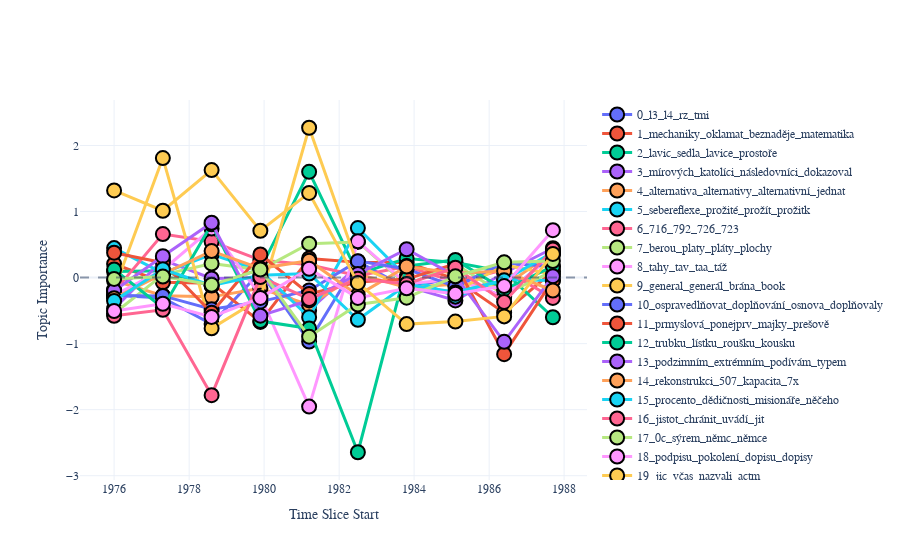

The notebook cell this image was saved under:
### Code cell
model_s3.plot_topics_over_time()

### Figure 1 — Plotly figure (JSON) as saved in the notebook; plotly's stock layout.template omitted (floating-point values rounded to 4 significant figures)
{"data": [{"hovertemplate": "<b>%{text}</b>", "line": {"width": 3}, "marker": {"line": {"color": "black", "width": 2}, "size": 14}, "mode": "markers+lines", "name": "0_l3_l4_rz_tmi", "text": ["účinky, hudeček, hudbě, trampoty, účinný, tehdy", "pustil, nešťastná, pevné, pevně, etd, příhodu", "<not present>", "har, potem, ind, pojatý, pojaty, ew", "<not present>", "sousoší, diví, vyndal, povídat, programy, dojemná", "lampičky, lampióny, gotický, jedinečnost, jedinečný, všeobecný", "cítíme, nco, 1q, auszuge, auszüge, nechl", "povolen, povstali, archiváři, pořídit, spole, nenachází", "l4, ls, l3, lx, l2, lr"], "type": "scatter", "x": ["1976-01-01T00:00:00", "1977-04-19T21:36:00", "1978-08-07T19:12:00", "1979-11-25T16:48:00", "1981-03-14T14:24:00", "1982-07-02T13:00:00", "1983-10-20T09:36:00", "1985-02-06T07:12:00", "1986-05-27T05:48:00", "1987-09-14T03:24:00"], "y": [-0.2686, -0.3094, -0.704, 0.08751, -0.9677, 0.2434, -0.161, 0.00862, -0.2956, 0.3743]}, {"hovertemplate": "<b>%{text}</b>", "line": {"width": 3}, "marker": {"line": {"color": "black", "width": 2}, "size": 14}, "mode": "markers+lines", "name": "1_mechaniky_oklamat_beznaděje_matematika", "text": ["kameru, internacionální, propuštěni, propuštění, přeměně, rčení", "vytvoří, šestnáct, opatřen, nasnadě, interpretuje, nástěnné", "<not present>", "posuzoval, ukončeno, minutou, boa, 1929, cílm", "<not present>", "sousoší, povídat, varhany, dřevěných, vědeckých, neexistují", "přejal, zakladatelem, oslovují, nápoj, oklamat, zakladatel", "podstatnou, pomocnou, dlouhodobá, poslouchala, pominula, lidu", "dus, oil, spolehlivost, diskutér, kompetenci, nesplnil", "bednářovou, vápnem, ideálu, okrajovou, převratu, momentu"], "type": "scatter", "x": ["1976-01-01T00:00:00", "1977-04-19T21:36:00", "1978-08-07T19:12:00", "1979-11-25T16:48:00", "1981-03-14T14:24:00", "1982-07-02T13:00:00", "1983-10-20T09:36:00", "1985-02-06T07:12:00", "1986-05-27T05:48:00", "1987-09-14T03:24:00"], "y": [0.2053, -0.07099, -0.08721, -0.6707, 0.2885, 0.2318, 0.227, -0.02352, -0.5308, 0.09442]}, {"hovertemplate": "<b>%{text}</b>", "line": {"width": 3}, "marker": {"line": {"color": "black", "width": 2}, "size": 14}, "mode": "markers+lines", "name": "2_lavic_sedla_lavice_prostoře", "text": ["poschodí, potence, hloubku, hloubka, kláry, ice", "dilema, filozofie, následovaly, šepot, úmyslně, úmyslné", "<not present>", "sama, samá, vynořila, radil, sdělení, vynořil", "<not present>", "lete, leté, létě, gerhard, intuitivní, draz", "hanou, chá, cha, tobě, interpretační, loa", "plášti, dopustil, docela, fialou, vedoucími, definovat", "jsc, mluvíme, nástroje, prezentaci, doletu, nástrojem", "ciziny, krosny, cizince, svržení, čínou, neúprosný"], "type": "scatter", "x": ["1976-01-01T00:00:00", "1977-04-19T21:36:00", "1978-08-07T19:12:00", "1979-11-25T16:48:00", "1981-03-14T14:24:00", "1982-07-02T13:00:00", "1983-10-20T09:36:00", "1985-02-06T07:12:00", "1986-05-27T05:48:00", "1987-09-14T03:24:00"], "y": [0.0908, 0.1027, -0.1249, 0.129, 1.601, 0.05386, 0.2898, 0.2277, 0.09038, -0.6012]}, {"hovertemplate": "<b>%{text}</b>", "line": {"width": 3}, "marker": {"line": {"color": "black", "width": 2}, "size": 14}, "mode": "markers+lines", "name": "3_mírových_katolíci_následovníci_dokazoval", "text": ["nasadil, uděluji, nasadí, obrana, uděluje, om", "ovše, citoval, básníkovi, lzeli, duchovní, duchovni", "<not present>", "vlo, slohem, vyvine, shry, stvo, mř", "<not present>", "napříště, následné, loutkových, nacházíme, spravedlivých, lete", "ec, otom, jednotlivc, cenami, otce, otče", "nával, nečtou, lake, maršál, emoční, edition", "vařené, nadcházející, potoka, pvodnosti, sestavování, fotografování", "mírových, užívání, mírovými, prožívání, provozování, dokazování"], "type": "scatter", "x": ["1976-01-01T00:00:00", "1977-04-19T21:36:00", "1978-08-07T19:12:00", "1979-11-25T16:48:00", "1981-03-14T14:24:00", "1982-07-02T13:00:00", "1983-10-20T09:36:00", "1985-02-06T07:12:00", "1986-05-27T05:48:00", "1987-09-14T03:24:00"], "y": [-0.4709, 0.2678, -0.01289, -0.008026, -0.498, 0.1781, -0.1291, -0.3462, 0.06884, 0.4444]}, {"hovertemplate": "<b>%{text}</b>", "line": {"width": 3}, "marker": {"line": {"color": "black", "width": 2}, "size": 14}, "mode": "markers+lines", "name": "4_alternativa_alternativy_alternativní_jednat", "text": ["lpí, vyložit, předmluvě, plod, časopise, psobivá", "mizení, svěřuje, stočila, stylizované, sportovci, ustálené", "<not present>", "geometrické, publicisty, propuštěn, 1867, 1865, kultuře", "<not present>", "sousoší, programy, vyndal, diví, jiráska, křesťany", "předškolního, evo, hospodářském, horské, lano, tvo", "pomckami, 350, dcerou, látkami, ekumenické, rukama", "vyplňuje, tvoříme, zející, rozhovoru, zeširoka, tvořit", "alternativa, minula, minulá, alternativy, kritice, alternativní"], "type": "scatter", "x": ["1976-01-01T00:00:00", "1977-04-19T21:36:00", "1978-08-07T19:12:00", "1979-11-25T16:48:00", "1981-03-14T14:24:00", "1982-07-02T13:00:00", "1983-10-20T09:36:00", "1985-02-06T07:12:00", "1986-05-27T05:48:00", "1987-09-14T03:24:00"], "y": [-0.04424, -0.2753, -0.2922, -0.1632, -0.4155, 0.05239, -0.151, -0.1014, -0.1305, 0.3823]}, {"hovertemplate": "<b>%{text}</b>", "line": {"width": 3}, "marker": {"line": {"color": "black", "width": 2}, "size": 14}, "mode": "markers+lines", "name": "5_sebereflexe_prožité_prožít_prožitk", "text": ["vcítění, rezidua, kami, lhal, soucítění, sáli", "cu, sami, nabídl, přísahat, hrdi, ples", "<not present>", "popisuji, popisují, nezúčastnil, usilují, studuje, ického", "<not present>", "sousoší, realizován, vyndal, neexistují, varhany, chytrá", "natož, 855, kompromis, bombami, přeložit, nastolení", "vyhlásily, vd, výška, vý, vnitra, vyhověl", "vyčítal, dovozu, čtvercové, odměna, ustavila, parametry", "osvícenci, přízeň, čtvrtině, čtvrtou, university, výška"], "type": "scatter", "x": ["1976-01-01T00:00:00", "1977-04-19T21:36:00", "1978-08-07T19:12:00", "1979-11-25T16:48:00", "1981-03-14T14:24:00", "1982-07-02T13:00:00", "1983-10-20T09:36:00", "1985-02-06T07:12:00", "1986-05-27T05:48:00", "1987-09-14T03:24:00"], "y": [0.4459, 0.068, 0.35, 0.1068, -0.6005, 0.7497, 0.008659, -0.2886, -0.02939, -0.0444]}, {"hovertemplate": "<b>%{text}</b>", "line": {"width": 3}, "marker": {"line": {"color": "black", "width": 2}, "size": 14}, "mode": "markers+lines", "name": "6_716_792_726_723", "text": ["japonc, distribuce, kostce, četba, kud, kost", "sebereflexe, narodit, náčrt, porcelánu, nihilismu, prsa", "<not present>", "repertoáru, 617, 292, umělec, 537, oval", "<not present>", "sousoší, varhany, realizován, širší, tl, hlubině", "tickou, radš, pestré, pestře, oá, oa", "světlejší, světlé, světle, světskou, červeným, nepomže", "manifestem, stručná, 424, acts, 21, ea", "nepovažuji, seská, nepokoje, nejedná, nemají, svádějí"], "type": "scatter", "x": ["1976-01-01T00:00:00", "1977-04-19T21:36:00", "1978-08-07T19:12:00", "1979-11-25T16:48:00", "1981-03-14T14:24:00", "1982-07-02T13:00:00", "1983-10-20T09:36:00", "1985-02-06T07:12:00", "1986-05-27T05:48:00", "1987-09-14T03:24:00"], "y": [-0.213, 0.6588, 0.5459, 0.2655, 0.1943, 0.02858, 0.1687, -0.06688, 0.1164, -0.3082]}, {"hovertemplate": "<b>%{text}</b>", "line": {"width": 3}, "marker": {"line": {"color": "black", "width": 2}, "size": 14}, "mode": "markers+lines", "name": "7_berou_platy_pláty_plochy", "text": ["etapou, dialektice, podívala, polští, eros, mirkova", "693, 697, stech, steré, filosofie, úředních", "<not present>", "florencii, mmm, studeného, nehovoří, dovednost, dobrého", "<not present>", "vypadat, intuitivní, deník, čte, cte, prostředkem", "vyzařovat, chovají, ulehčením, výtvarníka, vynikajícími, poděkoval", "posel, austrálie, hyne, ukončil, asl, bl", "stávající, rybníka, nacházejí, nalezla, domnívají, překonávající", "ostrá, plnými, restauraci, restaurací, platnými, typologii"], "type": "scatter", "x": ["1976-01-01T00:00:00", "1977-04-19T21:36:00", "1978-08-07T19:12:00", "1979-11-25T16:48:00", "1981-03-14T14:24:00", "1982-07-02T13:00:00", "1983-10-20T09:36:00", "1985-02-06T07:12:00", "1986-05-27T05:48:00", "1987-09-14T03:24:00"], "y": [-0.5439, 0.04133, 0.2134, 0.1172, 0.5127, 0.5393, -0.1125, 0.2027, -0.2582, 0.09613]}, {"hovertemplate": "<b>%{text}</b>", "line": {"width": 3}, "marker": {"line": {"color": "black", "width": 2}, "size": 14}, "mode": "markers+lines", "name": "8_tahy_tav_taa_táž", "text": ["souboru, veličiny, termíny, soubor, abych, miloval", "hrozící, hodlám, oýt, invence, přirovnat, přísahu", "<not present>", "přerušil, přerušit, rodič, shrnutí, obdoby, doc", "<not present>", "vypadat, napříště, čte, cte, hasí, lete", "obsadit, překládání, předání, snídaní, snídani, nejchudší", "hříčka, hlupáci, sbírce, hrdostí, hrdosti, popisující", "ření, ušlechtilá, soulad, zmírnil, chytřejší, špičky", "výtisk, výtisku, dotyk, tatínek, stiskl, táž"], "type": "scatter", "x": ["1976-01-01T00:00:00", "1977-04-19T21:36:00", "1978-08-07T19:12:00", "1979-11-25T16:48:00", "1981-03-14T14:24:00", "1982-07-02T13:00:00", "1983-10-20T09:36:00", "1985-02-06T07:12:00", "1986-05-27T05:48:00", "1987-09-14T03:24:00"], "y": [-0.2698, 0.116, 0.7429, -0.2739, -1.954, 0.5491, -0.09366, -0.02439, -0.2853, 0.3471]}, {"hovertemplate": "<b>%{text}</b>", "line": {"width": 3}, "marker": {"line": {"color": "black", "width": 2}, "size": 14}, "mode": "markers+lines", "name": "9_general_generál_brána_book", "text": ["podporují, registrace, místopředseda, perspektivě, podpořit, vypravěčem", "cross, slavném, nepostradatelný, dans, dem, dém", "<not present>", "procesem, bavíc, vášněmi, lavičce, jmenovala, imm", "<not present>", "vypadat, loutkových, následné, skrýval, vzniku, upřesnit", "organizační, určuje, maturitě, uklidňuje, podnítit, stojícího", "ulička, nepochybuje, pustila, malými, zanechává, dobrou", "rozměry, amatérských, rostliny, obdivuhodně, obdivuhodné, zhlédl", "chaotickou, rameno, návrhem, bohem, návrh, gordon"], "type": "scatter", "x": ["1976-01-01T00:00:00", "1977-04-19T21:36:00", "1978-08-07T19:12:00", "1979-11-25T16:48:00", "1981-03-14T14:24:00", "1982-07-02T13:00:00", "1983-10-20T09:36:00", "1985-02-06T07:12:00", "1986-05-27T05:48:00", "1987-09-14T03:24:00"], "y": [-0.1849, 1.809, -0.7684, -0.3166, 2.268, 0.1803, -0.1504, -0.2128, 0.1915, 0.04871]}, {"hovertemplate": "<b>%{text}</b>", "line": {"width": 3}, "marker": {"line": {"color": "black", "width": 2}, "size": 14}, "mode": "markers+lines", "name": "10_ospravedlňovat_doplňování_osnova_doplňovaly", "text": ["podie, dobového, okamžitý, hracích, protireformace, podobách", "vypravěčem, výhrad, pracovny, měsícem, pravidlm, energie", "<not present>", "konkrétnímu, volka, spoluobčany, liry, nalé, oddělené", "<not present>", "loutkových, gerhard, intuitivní, raněných, drive, dříve", "ospravedlňovat, fascinovat, definovat, seriálu, stačil, osnova", "pokladech, příklady, příkladech, přátelských, mraveniště, pokládali", "přestavba, umožňovala, vzniklou, nižboru, přestavbu, běda", "ospravedlňovat, objasňovat, objasňování, seriálem, planetě, doplňoval"], "type": "scatter", "x": ["1976-01-01T00:00:00", "1977-04-19T21:36:00", "1978-08-07T19:12:00", "1979-11-25T16:48:00", "1981-03-14T14:24:00", "1982-07-02T13:00:00", "1983-10-20T09:36:00", "1985-02-06T07:12:00", "1986-05-27T05:48:00", "1987-09-14T03:24:00"], "y": [-0.2706, -0.2779, -0.4793, -0.3645, -0.1946, 0.2489, 0.1288, -0.1358, 0.2243, 0.1635]}, {"hovertemplate": "<b>%{text}</b>", "line": {"width": 3}, "marker": {"line": {"color": "black", "width": 2}, "size": 14}, "mode": "markers+lines", "name": "11_prmyslová_ponejprv_majky_prešově", "text": ["šťastným, překročí, vrozená, překročil, oblastech, překročit", "řídil, úřadech, ukazující, předsedy, 1c, dopracoval", "<not present>", "značného, problematikou, chee, poznamenáno, požitky, takte", "<not present>", "vypadat, skrýval, 1114, prezident, ospravedlněním, zrna", "umělecké, uměleckému, nesetkali, hostitelka, děláš, éře", "rozšířeno, třese, trest, kosmologii, trestem, kroměříž", "ekumenické, 0o, popisoval, přímému, soudm, problémm", "emancipace, otázku, otřesná, vedoucímu, obléká, evangelium"], "type": "scatter", "x": ["1976-01-01T00:00:00", "1977-04-19T21:36:00", "1978-08-07T19:12:00", "1979-11-25T16:48:00", "1981-03-14T14:24:00", "1982-07-02T13:00:00", "1983-10-20T09:36:00", "1985-02-06T07:12:00", "1986-05-27T05:48:00", "1987-09-14T03:24:00"], "y": [0.3765, 0.2253, -0.5331, 0.3498, -0.2477, -0.06878, -0.02295, 0.2096, -1.16, -0.03909]}, {"hovertemplate": "<b>%{text}</b>", "line": {"width": 3}, "marker": {"line": {"color": "black", "width": 2}, "size": 14}, "mode": "markers+lines", "name": "12_trubku_lístku_roušku_kousku", "text": ["čtvrt, etických, vytvořených, rznorodých, roee, 188", "mělo, melo, utrpením, čistotu, elementy, uniformě", "<not present>", "přidali, pasti, inspiraci, inspirací, paži, paží", "<not present>", "napříště, intuitivní, hasí, ospravedlněním, následné, draz", "rozsudku, kanceláře, kancelář, rybníky, biskupem, počátku", "chronologicky, centrum, afrických, diskusích, chronologické, chronologickém", "texty, pomocí, pomoci, obohatí, debaty, měníme", "tvářích, tvj, dstojného, tvořilo, tvého, bytostnému"], "type": "scatter", "x": ["1976-01-01T00:00:00", "1977-04-19T21:36:00", "1978-08-07T19:12:00", "1979-11-25T16:48:00", "1981-03-14T14:24:00", "1982-07-02T13:00:00", "1983-10-20T09:36:00", "1985-02-06T07:12:00", "1986-05-27T05:48:00", "1987-09-14T03:24:00"], "y": [0.123, -0.4563, 0.807, -0.659, -0.7701, -2.644, 0.1734, 0.2677, -0.1825, 0.1699]}, {"hovertemplate": "<b>%{text}</b>", "line": {"width": 3}, "marker": {"line": {"color": "black", "width": 2}, "size": 14}, "mode": "markers+lines", "name": "13_podzimním_extrémním_podívám_typem", "text": ["rezignoval, lepí, podpisové, hlasatele, prostotou, spisech", "rých, jakápak, argumenty, naplnění, předs, vyprávět", "<not present>", "jednoduchého, krotké, jednoduché, kádrových, hodnotný, kriticismu", "<not present>", "intuitivní, loutkových, mmmi, následné, čte, cte", "násilným, podzimním, extrémním, janem, lovem, fromm", "reforem, popisem, divadelním, sborem, 1977, referátem", "170, jacka, horečka, jt, 401, řa", "směrm, předmětem, dialogem, vypadám, sm, popadl"], "type": "scatter", "x": ["1976-01-01T00:00:00", "1977-04-19T21:36:00", "1978-08-07T19:12:00", "1979-11-25T16:48:00", "1981-03-14T14:24:00", "1982-07-02T13:00:00", "1983-10-20T09:36:00", "1985-02-06T07:12:00", "1986-05-27T05:48:00", "1987-09-14T03:24:00"], "y": [-0.1991, 0.324, 0.8305, -0.5773, -0.3458, 0.05376, 0.4286, 0.02639, -0.973, 0.02108]}, {"hovertemplate": "<b>%{text}</b>", "line": {"width": 3}, "marker": {"line": {"color": "black", "width": 2}, "size": 14}, "mode": "markers+lines", "name": "14_rekonstrukci_507_kapacita_7x", "text": ["odpovědi, odpovědí, odpověděli, hmotných, předešlých, odsunout", "svatyně, masu, silnic, uvědomoval, kata, citování", "<not present>", "591, box, misionář, cítění, třináct, 599", "<not present>", "sousoší, varhany, širší, lásku, prezentuje, programy", "voní, perfektní, třídenní, řc, rc, koni", "identitu, orgánu, opěradlo, legalizaci, integrity, vedli", "tradičními, formulované, vyrábějí, nalézat, letu, létu", "ooo, oas, ovlivnil, odpo, óo, oo"], "type": "scatter", "x": ["1976-01-01T00:00:00", "1977-04-19T21:36:00", "1978-08-07T19:12:00", "1979-11-25T16:48:00", "1981-03-14T14:24:00", "1982-07-02T13:00:00", "1983-10-20T09:36:00", "1985-02-06T07:12:00", "1986-05-27T05:48:00", "1987-09-14T03:24:00"], "y": [-0.3118, 0.05374, 0.4006, 0.1382, 0.2558, -0.2662, 0.1672, 0.06598, 0.09919, -0.1955]}, {"hovertemplate": "<b>%{text}</b>", "line": {"width": 3}, "marker": {"line": {"color": "black", "width": 2}, "size": 14}, "mode": "markers+lines", "name": "15_procento_dědičnosti_misionáře_něčeho", "text": ["kamna, matěj, rezidua, kami, puškin, dogmatik", "108, užívali, diference, šílí, sílí, sili", "<not present>", "protestantismu, buřič, reproduktor, pivovar, generál, general", "<not present>", "napříště, mlhavé, falešných, 612, lednových, 1114", "dráty, misty, místy, okrajové, okrajově, nestará", "ukázale, dostatečná, ukazatele, gd, cietární, ukázat", "obočí, 2500, substancí, substanci, poučil, pomstě", "řečtí, entit, sousedících, revue, home, patron"], "type": "scatter", "x": ["1976-01-01T00:00:00", "1977-04-19T21:36:00", "1978-08-07T19:12:00", "1979-11-25T16:48:00", "1981-03-14T14:24:00", "1982-07-02T13:00:00", "1983-10-20T09:36:00", "1985-02-06T07:12:00", "1986-05-27T05:48:00", "1987-09-14T03:24:00"], "y": [-0.3529, 0.1249, -0.1205, 0.03649, 0.0613, -0.6389, -0.104, -0.2209, -0.04116, 0.3836]}, {"hovertemplate": "<b>%{text}</b>", "line": {"width": 3}, "marker": {"line": {"color": "black", "width": 2}, "size": 14}, "mode": "markers+lines", "name": "16_jistot_chránit_uvádí_jit", "text": ["okresním, peří, ostatním, humanitní, pera, pér", "přidávají, prsou, vystačit, registrace, organizacích, nemoc", "<not present>", "okolí, vyhlíží, chápané, tli, chtějíli, skrývají", "<not present>", "sousoší, tl, povídat, varhany, antisemitismu, přírodou", "pomohla, oddal, odděleny, chodíval, chodilo, chodidla", "jaderná, prchli, ref, hostiny, hostitelka, evangelium", "cestoval, kolíně, odpověň, dopravy, lno, léčit", "skýtá, čau, japonc, teta, uvádí, tradicemi"], "type": "scatter", "x": ["1976-01-01T00:00:00", "1977-04-19T21:36:00", "1978-08-07T19:12:00", "1979-11-25T16:48:00", "1981-03-14T14:24:00", "1982-07-02T13:00:00", "1983-10-20T09:36:00", "1985-02-06T07:12:00", "1986-05-27T05:48:00", "1987-09-14T03:24:00"], "y": [-0.5776, -0.4879, -1.781, 0.007022, -0.3229, -0.01936, -0.0961, 0.1502, -0.3689, 0.4263]}, {"hovertemplate": "<b>%{text}</b>", "line": {"width": 3}, "marker": {"line": {"color": "black", "width": 2}, "size": 14}, "mode": "markers+lines", "name": "17_0c_sýrem_němc_němce", "text": ["odradit, těžko, těžkou, tvářnost, exposice, révy", "hradby, všudy, údy, přírstk, označující, poto", "<not present>", "strýc, stručnosti, stručným, vydá, stručný, reakci", "<not present>", "vypadat, létě, lete, leté, následné, gerhard", "odvažuji, ovšemže, osamělý, odvíjí, mstek, odjíždíme", "norberta, službě, děj, dej, služby, prodej", "děd, bašty, pikle, oblečené, mužstvo, písem", "0c, skladeb, 0d, statistická, sýrem, 1q"], "type": "scatter", "x": ["1976-01-01T00:00:00", "1977-04-19T21:36:00", "1978-08-07T19:12:00", "1979-11-25T16:48:00", "1981-03-14T14:24:00", "1982-07-02T13:00:00", "1983-10-20T09:36:00", "1985-02-06T07:12:00", "1986-05-27T05:48:00", "1987-09-14T03:24:00"], "y": [-0.02071, 0.01567, -0.1099, 0.1206, -0.8944, -0.4083, -0.3048, 0.0186, 0.2307, 0.2511]}, {"hovertemplate": "<b>%{text}</b>", "line": {"width": 3}, "marker": {"line": {"color": "black", "width": 2}, "size": 14}, "mode": "markers+lines", "name": "18_podpisu_pokolení_dopisu_dopisy", "text": ["levým, slavnostním, mlčel, dušemi, britská, vkusně", "provázen, objevujeme, jevem, japonsku, náboženském, jevech", "<not present>", "rezervy, dynamické, vadit, hloupé, hloupě, letc", "<not present>", "létě, lete, leté, napříště, cte, čte", "tematické, tématické, ječné, nadřízeného, zachyceno, revui", "ušlechtilou, moskvy, musila, nemocnic, dominantní, nepřipustil", "načrtl, naznačit, zeit, tvorbe, tvorbě, systematickém", "podpisu, podepsali, dospělosti, podrobnosti, podrobností, hrdi"], "type": "scatter", "x": ["1976-01-01T00:00:00", "1977-04-19T21:36:00", "1978-08-07T19:12:00", "1979-11-25T16:48:00", "1981-03-14T14:24:00", "1982-07-02T13:00:00", "1983-10-20T09:36:00", "1985-02-06T07:12:00", "1986-05-27T05:48:00", "1987-09-14T03:24:00"], "y": [-0.5076, -0.3968, -0.5961, -0.3078, 0.132, -0.3077, -0.1631, -0.2455, -0.1287, 0.7173]}, {"hovertemplate": "<b>%{text}</b>", "line": {"width": 3}, "marker": {"line": {"color": "black", "width": 2}, "size": 14}, "mode": "markers+lines", "name": "19_jic_včas_nazvali_actm", "text": ["enu, chtěl, erotickou, továrna, chtěla, aktivista", "asu, prázdnoty, vědec, přizpsobovat, pvodem, počátk", "<not present>", "vágní, vypil, výsměch, sbírce, synchronní, sboru", "<not present>", "programy, úsudku, systé, dojemná, romantickou, milenky", "prostředkm, hlavou, členek, hlaváček, celosvětové, prostých", "proletariát, splnila, máslo, lahvemi, obětovat, předvedla", "apoštolskou, podtrhl, setrvávat, vánocích, klouže, nespravedlnost", "tvrcm, jic, tvrc, dj, jir, jit"], "type": "scatter", "x": ["1976-01-01T00:00:00", "1977-04-19T21:36:00", "1978-08-07T19:12:00", "1979-11-25T16:48:00", "1981-03-14T14:24:00", "1982-07-02T13:00:00", "1983-10-20T09:36:00", "1985-02-06T07:12:00", "1986-05-27T05:48:00", "1987-09-14T03:24:00"], "y": [1.319, 1.012, 1.627, 0.7091, 1.282, -0.08048, -0.7047, -0.6662, -0.5876, 0.3585]}], "layout": {"font": {"family": "Roboto Mono"}, "hoverlabel": {"bgcolor": "white", "font": {"size": 16}}, "hovermode": "x", "shapes": [{"line": {"dash": "dash"}, "opacity": 0.5, "type": "line", "x0": 0, "x1": 1, "xref": "x domain", "y0": 0, "y1": 0, "yref": "y"}], "xaxis": {"title": {"text": "Time Slice Start"}}, "yaxis": {"title": {"text": "Topic Importance"}}}}
